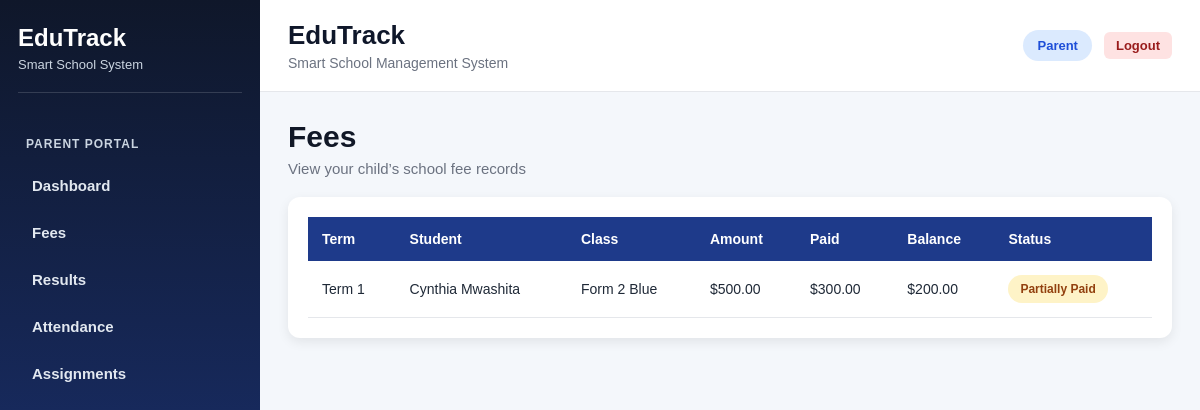
Page /parent_fees (signed in) on the committed database.
### tables this page shows
CREATE TABLE fees (
            id INTEGER PRIMARY KEY AUTOINCREMENT,
            school_id INTEGER,
            student_id INTEGER,
            term_name TEXT,
            amount REAL,
            paid_amount REAL DEFAULT 0,
            balance REAL,
            status TEXT,
            due_date TEXT
        );

CREATE TABLE students (
            id INTEGER PRIMARY KEY AUTOINCREMENT,
            school_id INTEGER,
            student_number TEXT UNIQUE,
            first_name TEXT,
            last_name TEXT,
            birthday TEXT,
            gender TEXT,
            enrollment_date TEXT,
            leaving_year TEXT,
            class_name TEXT,
            boarding_status TEXT,
            home_address TEXT,
            mailing_address TEXT,
            student_phone TEXT,
            medical_info TEXT,
            emergency_contact TEXT,
            guardian1_name TEXT,
            guardian1_relationship TEXT,
            guardian1_phone TEXT,
            guardian1_whatsapp TEXT,
            guardian1_email TEXT,
            guardian2_name TEXT,
            guardian2_relationship TEXT,
            guardian2_phone TEXT,
            guardian2_whatsapp TEXT,
            guardian2_email TEXT,
            current_status TEXT
        );

### app.py (the view)
@app.route("/parent_fees")
@login_required
@roles_required("parent")
def parent_fees():
    school_id = session.get("school_id")
    user_id = session.get("user_id")
    fee_records = fetch_all("""
        SELECT f.*, s.first_name, s.last_name, s.class_name
        FROM fees f
        JOIN guardians g ON f.student_id = g.student_id
        JOIN students s ON s.id = f.student_id
        WHERE g.parent_user_id = ? AND f.school_id = ?
        ORDER BY f.term_name
    """, (user_id, school_id))
    return render_template("parent_fees.html", fee_records=fee_records)

### app.py (called while the page is built, shortened)
def is_postgres():
    return os.environ.get("DATABASE_URL") is not None

def get_db():
    if is_postgres():
        return psycopg2.connect(
            os.environ.get("DATABASE_URL"),
            cursor_factory=RealDictCursor
        )
    conn = sqlite3.connect(DB_PATH)
    conn.row_factory = sqlite3.Row
    return conn

def convert_query(query: str) -> str:
    if is_postgres():
        return query.replace("?", "%s")
    return query

def fetch_one(query, params=()):
    conn = get_db()
    cursor = conn.cursor()
    cursor.execute(convert_query(query), params)
    row = cursor.fetchone()
    conn.close()
    return row

def fetch_all(query, params=()):
    conn = get_db()
    cursor = conn.cursor()
    cursor.execute(convert_query(query), params)
    rows = cursor.fetchall()
    conn.close()
    return rows

def login_required(f):
    @wraps(f)
    def wrapper(*args, **kwargs):
        if "user_id" not in session:
            flash("Please log in first.", "warning")
            return redirect(url_for("login"))
        school_id = session.get("school_id")
        role = session.get("role")
        if role != "super_admin" and school_id:
            school = fetch_one("SELECT * FROM schools WHERE id = ?", (school_id,))
            if school:
                is_active = row_get(school, "is_active", 1)
                subscription_status = row_get(school, "subscription_status", "active")
                if int(is_active or 0) != 1 or subscription_status in ["suspended", "overdue"]:
                    session.clear()
                    return redirect(url_for("subscription_expired"))
        return f(*args, **kwargs)
    return wrapper

def roles_required(*allowed_roles):
    def decorator(f):
        @wraps(f)
        def wrapper(*args, **kwargs):
            if "user_id" not in session:
                flash("Please log in first.", "warning")
                return redirect(url_for("login"))
            role = session.get("role")
            return f(*args, **kwargs)
        return wrapper
    return decorator

def row_get(row, key, default=None):
    try:
        if row is None:
            return default
        if isinstance(row, dict):
            return row.get(key, default)
        if hasattr(row, "keys") and key not in row.keys():
            return default
        return row[key]
    except Exception:
        return default

### templates/parent_fees.html (shortened to what this page needs)
{% extends "base.html" %}
{% block content %}
<div class="page-header">
    <div>
        <h2 class="page-title">Fees</h2>
        <p class="page-subtitle">View your child’s school fee records</p>
    </div>
</div>
<div class="table-card">
    <div class="table-responsive">
        <table>
            <thead>
                <tr>
                    <th>Term</th>
                    <th>Student</th>
                    <th>Class</th>
                    <th>Amount</th>
                    <th>Paid</th>
                    <th>Balance</th>
                    <th>Status</th>
                </tr>
            </thead>
            <tbody>
                {% for fee in fee_records %}
                <tr>
                    <td>{{ fee.term_name }}</td>
                    <td>{{ fee.first_name }} {{ fee.last_name }}</td>
                    <td>{{ fee.class_name }}</td>
                    <td>${{ "%.2f"|format(fee.amount or 0) }}</td>
                    <td>${{ "%.2f"|format(fee.paid_amount or 0) }}</td>
                    <td>${{ "%.2f"|format(fee.balance or 0) }}</td>
                    <td>
                        {% if fee.status == 'Paid' %}
                            <span class="status-badge status-paid">Paid</span>
                        {% elif fee.status == 'Partially Paid' %}
                            <span class="status-badge status-pending">Partially Paid</span>
                        {% else %}
                            <span class="status-badge status-inactive">Pending</span>
                        {% endif %}
                    </td>
                </tr>
                {% else %}
                <tr>
                    <td colspan="7">No fee records found.</td>
                </tr>
                {% endfor %}
            </tbody>
        </table>
    </div>
</div>
{% endblock %}

### static/style.css (style rules this page uses)
* { margin: 0; padding: 0; box-sizing: border-box; }
body { font-family: Arial, sans-serif; background: #f4f7fb; color: #1f2937; }
.page-header { margin-bottom: 24px; }
.page-title { font-size: 30px; color: #111827; margin-bottom: 6px; }
.page-subtitle { color: #6b7280; font-size: 15px; }
.card, .form-card, .table-card { background: white; border-radius: 16px; padding: 22px; box-shadow: 0 8px 24px rgba(15, 23, 42, 0.08); margin-bottom: 22px; }
.table-responsive { overflow-x: auto; }
table { width: 100%; border-collapse: collapse; background: white; }
table th { background: #eff6ff; color: #1e3a8a; text-align: left; padding: 14px; font-size: 14px; }
table td { padding: 14px; border-bottom: 1px solid #e5e7eb; font-size: 14px; }
.status-badge { display: inline-block; padding: 7px 12px; border-radius: 999px; font-size: 12px; font-weight: 700; }
.status-pending { background: #fef3c7; color: #92400e; }
table th { background: #1e3a8a; color: white; font-weight: 600; }
.page-header { display: flex; justify-content: space-between; align-items: center; margin-bottom: 20px; }
.table-card { background: white; padding: 20px; border-radius: 12px; box-shadow: 0 4px 12px rgba(0,0,0,0.08); }

### rows in the picture
fees: term_name "Term 1", first_name "Cynthia", last_name "Mwashita", class_name "Form 2 Blue", amount "500.00", paid_amount "300.00", balance "200.00", status "Partially Paid"

### other values in the picture
{{ session.get('role', 'user')|replace('_', ' ')|title }} "Parent"
